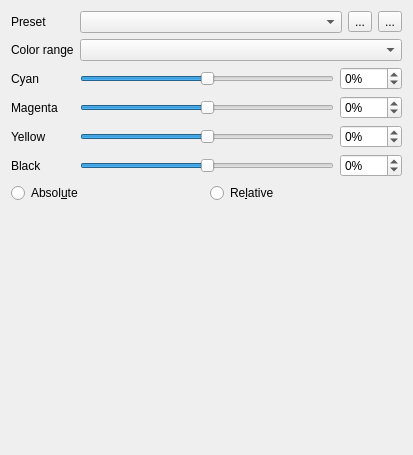
<?xml version="1.0" encoding="UTF-8"?>
<ui version="4.0">
 <class>SelectiveColor</class>
 <widget class="QWidget" name="SelectiveColor">
  <property name="geometry">
   <rect>
    <x>0</x>
    <y>0</y>
    <width>413</width>
    <height>455</height>
   </rect>
  </property>
  <layout class="QGridLayout" name="gridLayout">
   <item row="0" column="0">
    <widget class="QLabel" name="label_6">
     <property name="text">
      <string>Preset</string>
     </property>
    </widget>
   </item>
   <item row="0" column="1" colspan="2">
    <layout class="QHBoxLayout" name="horizontalLayout_2">
     <item>
      <widget class="QComboBox" name="preset"/>
     </item>
     <item>
      <widget class="QToolButton" name="add_preset">
       <property name="text">
        <string>...</string>
       </property>
      </widget>
     </item>
     <item>
      <widget class="QToolButton" name="remove_preset">
       <property name="text">
        <string>...</string>
       </property>
      </widget>
     </item>
    </layout>
   </item>
   <item row="1" column="0">
    <widget class="QLabel" name="label">
     <property name="text">
      <string>Color range</string>
     </property>
    </widget>
   </item>
   <item row="1" column="1" colspan="2">
    <widget class="QComboBox" name="range"/>
   </item>
   <item row="2" column="0">
    <widget class="QLabel" name="label_2">
     <property name="text">
      <string>Cyan</string>
     </property>
    </widget>
   </item>
   <item row="2" column="1">
    <widget class="QSlider" name="slider_cyan">
     <property name="minimum">
      <number>-100</number>
     </property>
     <property name="maximum">
      <number>100</number>
     </property>
     <property name="orientation">
      <enum>Qt::Horizontal</enum>
     </property>
    </widget>
   </item>
   <item row="2" column="2">
    <widget class="QSpinBox" name="spin_cyan">
     <property name="suffix">
      <string>%</string>
     </property>
     <property name="minimum">
      <number>-100</number>
     </property>
     <property name="maximum">
      <number>100</number>
     </property>
    </widget>
   </item>
   <item row="3" column="0">
    <widget class="QLabel" name="label_5">
     <property name="text">
      <string>Magenta</string>
     </property>
    </widget>
   </item>
   <item row="3" column="1">
    <widget class="QSlider" name="slider_mag">
     <property name="minimum">
      <number>-100</number>
     </property>
     <property name="maximum">
      <number>100</number>
     </property>
     <property name="orientation">
      <enum>Qt::Horizontal</enum>
     </property>
    </widget>
   </item>
   <item row="3" column="2">
    <widget class="QSpinBox" name="spin_mag">
     <property name="suffix">
      <string>%</string>
     </property>
     <property name="minimum">
      <number>-100</number>
     </property>
     <property name="maximum">
      <number>100</number>
     </property>
    </widget>
   </item>
   <item row="4" column="0">
    <widget class="QLabel" name="label_3">
     <property name="text">
      <string>Yellow</string>
     </property>
    </widget>
   </item>
   <item row="4" column="1">
    <widget class="QSlider" name="slider_yell">
     <property name="minimum">
      <number>-100</number>
     </property>
     <property name="maximum">
      <number>100</number>
     </property>
     <property name="orientation">
      <enum>Qt::Horizontal</enum>
     </property>
    </widget>
   </item>
   <item row="4" column="2">
    <widget class="QSpinBox" name="spin_yell">
     <property name="suffix">
      <string>%</string>
     </property>
     <property name="minimum">
      <number>-100</number>
     </property>
     <property name="maximum">
      <number>100</number>
     </property>
    </widget>
   </item>
   <item row="5" column="0">
    <widget class="QLabel" name="label_4">
     <property name="text">
      <string>Black</string>
     </property>
    </widget>
   </item>
   <item row="5" column="1">
    <widget class="QSlider" name="slider_black">
     <property name="minimum">
      <number>-100</number>
     </property>
     <property name="maximum">
      <number>100</number>
     </property>
     <property name="orientation">
      <enum>Qt::Horizontal</enum>
     </property>
    </widget>
   </item>
   <item row="5" column="2">
    <widget class="QSpinBox" name="spin_black">
     <property name="suffix">
      <string>%</string>
     </property>
     <property name="minimum">
      <number>-100</number>
     </property>
     <property name="maximum">
      <number>100</number>
     </property>
    </widget>
   </item>
   <item row="6" column="0" colspan="3">
    <layout class="QHBoxLayout" name="horizontalLayout">
     <item>
      <widget class="QRadioButton" name="absolute">
       <property name="text">
        <string>Absol&amp;ute</string>
       </property>
      </widget>
     </item>
     <item>
      <widget class="QRadioButton" name="relative">
       <property name="text">
        <string>Re&amp;lative</string>
       </property>
      </widget>
     </item>
    </layout>
   </item>
   <item row="7" column="1">
    <spacer name="verticalSpacer">
     <property name="orientation">
      <enum>Qt::Vertical</enum>
     </property>
     <property name="sizeHint" stdset="0">
      <size>
       <width>20</width>
       <height>122</height>
      </size>
     </property>
    </spacer>
   </item>
  </layout>
 </widget>
 <resources/>
 <connections>
  <connection>
   <sender>slider_cyan</sender>
   <signal>valueChanged(int)</signal>
   <receiver>spin_cyan</receiver>
   <slot>setValue(int)</slot>
   <hints>
    <hint type="sourcelabel">
     <x>212</x>
     <y>121</y>
    </hint>
    <hint type="destinationlabel">
     <x>360</x>
     <y>121</y>
    </hint>
   </hints>
  </connection>
  <connection>
   <sender>spin_cyan</sender>
   <signal>valueChanged(int)</signal>
   <receiver>slider_cyan</receiver>
   <slot>setValue(int)</slot>
   <hints>
    <hint type="sourcelabel">
     <x>360</x>
     <y>121</y>
    </hint>
    <hint type="destinationlabel">
     <x>212</x>
     <y>121</y>
    </hint>
   </hints>
  </connection>
  <connection>
   <sender>slider_mag</sender>
   <signal>valueChanged(int)</signal>
   <receiver>spin_mag</receiver>
   <slot>setValue(int)</slot>
   <hints>
    <hint type="sourcelabel">
     <x>212</x>
     <y>167</y>
    </hint>
    <hint type="destinationlabel">
     <x>360</x>
     <y>167</y>
    </hint>
   </hints>
  </connection>
  <connection>
   <sender>spin_mag</sender>
   <signal>valueChanged(int)</signal>
   <receiver>slider_mag</receiver>
   <slot>setValue(int)</slot>
   <hints>
    <hint type="sourcelabel">
     <x>360</x>
     <y>167</y>
    </hint>
    <hint type="destinationlabel">
     <x>212</x>
     <y>167</y>
    </hint>
   </hints>
  </connection>
  <connection>
   <sender>slider_yell</sender>
   <signal>valueChanged(int)</signal>
   <receiver>spin_yell</receiver>
   <slot>setValue(int)</slot>
   <hints>
    <hint type="sourcelabel">
     <x>212</x>
     <y>213</y>
    </hint>
    <hint type="destinationlabel">
     <x>360</x>
     <y>213</y>
    </hint>
   </hints>
  </connection>
  <connection>
   <sender>spin_yell</sender>
   <signal>valueChanged(int)</signal>
   <receiver>slider_yell</receiver>
   <slot>setValue(int)</slot>
   <hints>
    <hint type="sourcelabel">
     <x>360</x>
     <y>213</y>
    </hint>
    <hint type="destinationlabel">
     <x>212</x>
     <y>213</y>
    </hint>
   </hints>
  </connection>
  <connection>
   <sender>slider_black</sender>
   <signal>valueChanged(int)</signal>
   <receiver>spin_black</receiver>
   <slot>setValue(int)</slot>
   <hints>
    <hint type="sourcelabel">
     <x>212</x>
     <y>259</y>
    </hint>
    <hint type="destinationlabel">
     <x>360</x>
     <y>259</y>
    </hint>
   </hints>
  </connection>
  <connection>
   <sender>spin_black</sender>
   <signal>valueChanged(int)</signal>
   <receiver>slider_black</receiver>
   <slot>setValue(int)</slot>
   <hints>
    <hint type="sourcelabel">
     <x>360</x>
     <y>259</y>
    </hint>
    <hint type="destinationlabel">
     <x>212</x>
     <y>259</y>
    </hint>
   </hints>
  </connection>
 </connections>
</ui>
